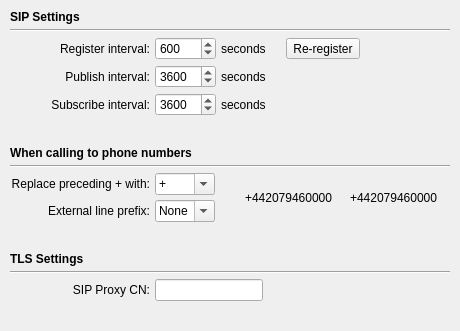
          <widget class="QWidget" name="advanced_tab">
           <attribute name="title">
            <string>Advanced</string>
           </attribute>
           <layout class="QGridLayout" name="advanced_tab_layout">
            <property name="leftMargin">
             <number>10</number>
            </property>
            <property name="topMargin">
             <number>10</number>
            </property>
            <property name="rightMargin">
             <number>10</number>
            </property>
            <property name="bottomMargin">
             <number>10</number>
            </property>
            <property name="spacing">
             <number>5</number>
            </property>
            <item row="0" column="0" colspan="3">
             <widget class="QWidget" name="sip_settings_widget" native="true">
              <layout class="QGridLayout" name="sip_settings_widget_layout">
               <property name="leftMargin">
                <number>0</number>
               </property>
               <property name="topMargin">
                <number>0</number>
               </property>
               <property name="rightMargin">
                <number>0</number>
               </property>
               <property name="bottomMargin">
                <number>0</number>
               </property>
               <property name="spacing">
                <number>5</number>
               </property>
               <item row="0" column="0" colspan="6">
                <widget class="QLabel" name="sip_settings_label">
                 <property name="font">
                  <font>
                   <weight>75</weight>
                   <bold>true</bold>
                  </font>
                 </property>
                 <property name="text">
                  <string>SIP Settings</string>
                 </property>
                </widget>
               </item>
               <item row="5" column="0" colspan="6">
                <spacer name="sip_settings_spacer">
                 <property name="orientation">
                  <enum>Qt::Vertical</enum>
                 </property>
                 <property name="sizeType">
                  <enum>QSizePolicy::Fixed</enum>
                 </property>
                 <property name="sizeHint" stdset="0">
                  <size>
                   <width>20</width>
                   <height>25</height>
                  </size>
                 </property>
                </spacer>
               </item>
               <item row="1" column="0" colspan="6">
                <widget class="Line" name="line_9">
                 <property name="orientation">
                  <enum>Qt::Horizontal</enum>
                 </property>
                </widget>
               </item>
               <item row="3" column="2">
                <widget class="QLabel" name="publish_interval_seconds_label">
                 <property name="text">
                  <string>seconds</string>
                 </property>
                </widget>
               </item>
               <item row="2" column="3">
                <spacer name="sip_settings_spacer_2">
                 <property name="orientation">
                  <enum>Qt::Horizontal</enum>
                 </property>
                 <property name="sizeType">
                  <enum>QSizePolicy::Fixed</enum>
                 </property>
                 <property name="sizeHint" stdset="0">
                  <size>
                   <width>10</width>
                   <height>20</height>
                  </size>
                 </property>
                </spacer>
               </item>
               <item row="4" column="1">
                <widget class="QSpinBox" name="subscribe_interval">
                 <property name="minimum">
                  <number>30</number>
                 </property>
                 <property name="maximum">
                  <number>20000</number>
                 </property>
                 <property name="singleStep">
                  <number>10</number>
                 </property>
                 <property name="value">
                  <number>3600</number>
                 </property>
                </widget>
               </item>
               <item row="3" column="0">
                <widget class="QLabel" name="publish_interval_label">
                 <property name="text">
                  <string>Publish interval:</string>
                 </property>
                 <property name="alignment">
                  <set>Qt::AlignRight|Qt::AlignTrailing|Qt::AlignVCenter</set>
                 </property>
                </widget>
               </item>
               <item row="4" column="0">
                <widget class="QLabel" name="subscribe_interval_label">
                 <property name="text">
                  <string>Subscribe interval:</string>
                 </property>
                 <property name="alignment">
                  <set>Qt::AlignRight|Qt::AlignTrailing|Qt::AlignVCenter</set>
                 </property>
                </widget>
               </item>
               <item row="2" column="0">
                <widget class="QLabel" name="register_interval_label">
                 <property name="minimumSize">
                  <size>
                   <width>140</width>
                   <height>0</height>
                  </size>
                 </property>
                 <property name="text">
                  <string>Register interval:</string>
                 </property>
                 <property name="alignment">
                  <set>Qt::AlignRight|Qt::AlignTrailing|Qt::AlignVCenter</set>
                 </property>
                </widget>
               </item>
               <item row="2" column="2">
                <widget class="QLabel" name="register_interval_seconds_label">
                 <property name="text">
                  <string>seconds</string>
                 </property>
                </widget>
               </item>
               <item row="2" column="1">
                <widget class="QSpinBox" name="register_interval">
                 <property name="minimum">
                  <number>30</number>
                 </property>
                 <property name="maximum">
                  <number>20000</number>
                 </property>
                 <property name="singleStep">
                  <number>10</number>
                 </property>
                 <property name="value">
                  <number>600</number>
                 </property>
                </widget>
               </item>
               <item row="2" column="4">
                <widget class="QToolButton" name="reregister_button">
                 <property name="text">
                  <string>Re-register</string>
                 </property>
                 <property name="icon">
                  <iconset>
                   <normaloff>icons/refresh.png</normaloff>icons/refresh.png</iconset>
                 </property>
                 <property name="iconSize">
                  <size>
                   <width>16</width>
                   <height>16</height>
                  </size>
                 </property>
                 <property name="toolButtonStyle">
                  <enum>Qt::ToolButtonTextBesideIcon</enum>
                 </property>
                </widget>
               </item>
               <item row="3" column="1">
                <widget class="QSpinBox" name="publish_interval">
                 <property name="minimum">
                  <number>30</number>
                 </property>
                 <property name="maximum">
                  <number>20000</number>
                 </property>
                 <property name="singleStep">
                  <number>10</number>
                 </property>
                 <property name="value">
                  <number>3600</number>
                 </property>
                </widget>
               </item>
               <item row="2" column="5">
                <spacer name="sip_settings_spacer_3">
                 <property name="orientation">
                  <enum>Qt::Horizontal</enum>
                 </property>
                 <property name="sizeHint" stdset="0">
                  <size>
                   <width>40</width>
                   <height>20</height>
                  </size>
                 </property>
                </spacer>
               </item>
               <item row="4" column="2">
                <widget class="QLabel" name="subscribe_interval_seconds_label">
                 <property name="text">
                  <string>seconds</string>
                 </property>
                </widget>
               </item>
              </layout>
             </widget>
            </item>
            <item row="2" column="0" colspan="3">
             <widget class="QLabel" name="account_tls_settings_label">
              <property name="font">
               <font>
                <weight>75</weight>
                <bold>true</bold>
               </font>
              </property>
              <property name="styleSheet">
               <string notr="true">m</string>
              </property>
              <property name="text">
               <string>TLS Settings</string>
              </property>
             </widget>
            </item>
            <item row="5" column="0">
             <widget class="QLabel" name="account_peer_name_label">
              <property name="sizePolicy">
               <sizepolicy hsizetype="Fixed" vsizetype="Preferred">
                <horstretch>0</horstretch>
                <verstretch>0</verstretch>
               </sizepolicy>
              </property>
              <property name="minimumSize">
               <size>
                <width>140</width>
                <height>0</height>
               </size>
              </property>
              <property name="text">
               <string>SIP Proxy CN:</string>
              </property>
              <property name="alignment">
               <set>Qt::AlignRight|Qt::AlignTrailing|Qt::AlignVCenter</set>
              </property>
             </widget>
            </item>
            <item row="3" column="0" colspan="3">
             <widget class="Line" name="line_11">
              <property name="orientation">
               <enum>Qt::Horizontal</enum>
              </property>
             </widget>
            </item>
            <item row="1" column="0" colspan="3">
             <widget class="QWidget" name="pstn_widget" native="true">
              <layout class="QGridLayout" name="pstn_widget_layout">
               <property name="leftMargin">
                <number>0</number>
               </property>
               <property name="topMargin">
                <number>0</number>
               </property>
               <property name="rightMargin">
                <number>0</number>
               </property>
               <property name="bottomMargin">
                <number>0</number>
               </property>
               <property name="spacing">
                <number>5</number>
               </property>
               <item row="0" column="0" colspan="5">
                <widget class="QLabel" name="pstn_label">
                 <property name="font">
                  <font>
                   <weight>75</weight>
                   <bold>true</bold>
                  </font>
                 </property>
                 <property name="text">
                  <string>When calling to phone numbers</string>
                 </property>
                </widget>
               </item>
               <item row="1" column="0" colspan="5">
                <widget class="Line" name="line_10">
                 <property name="orientation">
                  <enum>Qt::Horizontal</enum>
                 </property>
                </widget>
               </item>
               <item row="2" column="0">
                <widget class="QLabel" name="idd_prefix_label">
                 <property name="minimumSize">
                  <size>
                   <width>140</width>
                   <height>0</height>
                  </size>
                 </property>
                 <property name="text">
                  <string>Replace preceding + with:</string>
                 </property>
                 <property name="alignment">
                  <set>Qt::AlignRight|Qt::AlignTrailing|Qt::AlignVCenter</set>
                 </property>
                </widget>
               </item>
               <item row="2" column="1">
                <widget class="QComboBox" name="idd_prefix_button">
                 <property name="editable">
                  <bool>true</bool>
                 </property>
                 <item>
                  <property name="text">
                   <string>+</string>
                  </property>
                 </item>
                 <item>
                  <property name="text">
                   <string>00</string>
                  </property>
                 </item>
                 <item>
                  <property name="text">
                   <string>011</string>
                  </property>
                 </item>
                </widget>
               </item>
               <item row="3" column="0">
                <widget class="QLabel" name="prefix_label">
                 <property name="text">
                  <string>External line prefix:</string>
                 </property>
                 <property name="alignment">
                  <set>Qt::AlignRight|Qt::AlignTrailing|Qt::AlignVCenter</set>
                 </property>
                </widget>
               </item>
               <item row="3" column="1">
                <widget class="QComboBox" name="prefix_button">
                 <property name="editable">
                  <bool>true</bool>
                 </property>
                 <item>
                  <property name="text">
                   <string>None</string>
                  </property>
                 </item>
                 <item>
                  <property name="text">
                   <string>0</string>
                  </property>
                 </item>
                 <item>
                  <property name="text">
                   <string>9</string>
                  </property>
                 </item>
                </widget>
               </item>
               <item row="2" column="2" rowspan="2">
                <widget class="QLabel" name="pstn_example_original_label">
                 <property name="text">
                  <string>+442079460000</string>
                 </property>
                 <property name="indent">
                  <number>25</number>
                 </property>
                </widget>
               </item>
               <item row="2" column="3" rowspan="2">
                <widget class="QLabel" name="pstn_example_arrow_label">
                 <property name="maximumSize">
                  <size>
                   <width>42</width>
                   <height>32</height>
                  </size>
                 </property>
                 <property name="text">
                  <string/>
                 </property>
                 <property name="pixmap">
                  <pixmap>icons/transform.png</pixmap>
                 </property>
                 <property name="scaledContents">
                  <bool>true</bool>
                 </property>
                 <property name="alignment">
                  <set>Qt::AlignCenter</set>
                 </property>
                 <property name="margin">
                  <number>6</number>
                 </property>
                </widget>
               </item>
               <item row="2" column="4" rowspan="2">
                <widget class="QLabel" name="pstn_example_transformed_label">
                 <property name="sizePolicy">
                  <sizepolicy hsizetype="Expanding" vsizetype="Preferred">
                   <horstretch>0</horstretch>
                   <verstretch>0</verstretch>
                  </sizepolicy>
                 </property>
                 <property name="text">
                  <string>+442079460000</string>
                 </property>
                </widget>
               </item>
               <item row="4" column="0" colspan="5">
                <spacer name="pstn_spacer">
                 <property name="orientation">
                  <enum>Qt::Vertical</enum>
                 </property>
                 <property name="sizeType">
                  <enum>QSizePolicy::Fixed</enum>
                 </property>
                 <property name="sizeHint" stdset="0">
                  <size>
                   <width>20</width>
                   <height>25</height>
                  </size>
                 </property>
                </spacer>
               </item>
              </layout>
             </widget>
            </item>
            <item row="5" column="1" colspan="2">
             <widget class="QLineEdit" name="account_tls_name_editor">
              <property name="sizePolicy">
               <sizepolicy hsizetype="Fixed" vsizetype="Fixed">
                <horstretch>0</horstretch>
                <verstretch>0</verstretch>
               </sizepolicy>
              </property>
              <property name="toolTip">
               <string>&lt;html&gt;&lt;head/&gt;&lt;body&gt;&lt;p&gt;Verify the remote TLS certifcate Common Name against this name&lt;/p&gt;&lt;/body&gt;&lt;/html&gt;</string>
              </property>
             </widget>
            </item>
            <item row="6" column="1">
             <spacer name="account_tls_settings_spacer">
              <property name="orientation">
               <enum>Qt::Vertical</enum>
              </property>
              <property name="sizeType">
               <enum>QSizePolicy::Expanding</enum>
              </property>
              <property name="sizeHint" stdset="0">
               <size>
                <width>20</width>
                <height>20</height>
               </size>
              </property>
             </spacer>
            </item>
           </layout>
          </widget>
